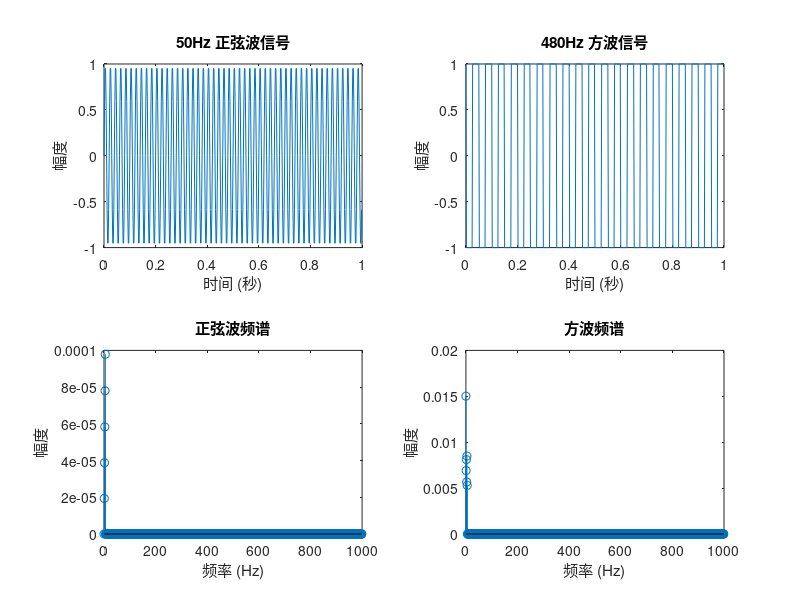

The MATLAB source for this figure: (Note: this script raises an error after producing the figure.)
% 参数设置
Fs = 500; % 采样率500Hz
t = 0:1/Fs:1-1/Fs; % 时间向量，持续1秒
f_sin = 50; % 正弦波频率50Hz
f_square = 480; % 方波频率480Hz

% 生成正弦波信号
sin_wave = sin(2*pi*f_sin*t);

% 生成方波信号
square_wave = square(2*pi*f_square*t);

% 模拟AD采样
% 由于我们只关心50Hz和480Hz的成分，所以可以将采样率降低到1000Hz
Fs_downsampled = 1000;
sin_wave_downsampled = sin(2*pi*f_sin*t(1:Fs/Fs_downsampled:end));
square_wave_downsampled = square(2*pi*f_square*t(1:Fs/Fs_downsampled:end));

% 计算频谱
N = length(sin_wave_downsampled);
frequencies = (0:N-1)*(Fs_downsampled/N);
sin_spectrum = abs(fft(sin_wave_downsampled)/N);
square_spectrum = abs(fft(square_wave_downsampled)/N);

% 去除6阶以上谐波
sin_spectrum(7:end) = 0;
square_spectrum(7:end) = 0;

% 绘制信号图和频谱图
figure;

subplot(2,2,1);
plot(t, sin_wave);
title('50Hz 正弦波信号');
xlabel('时间 (秒)');
ylabel('幅度');

subplot(2,2,2);
plot(t, square_wave);
title('480Hz 方波信号');
xlabel('时间 (秒)');
ylabel('幅度');

subplot(2,2,3);
stem(frequencies, sin_spectrum);
title('正弦波频谱');
xlabel('频率 (Hz)');
ylabel('幅度');

subplot(2,2,4);
stem(frequencies, square_spectrum);
title('方波频谱');
xlabel('频率 (Hz)');
ylabel('幅度');

sgtitle('信号及其频谱');
